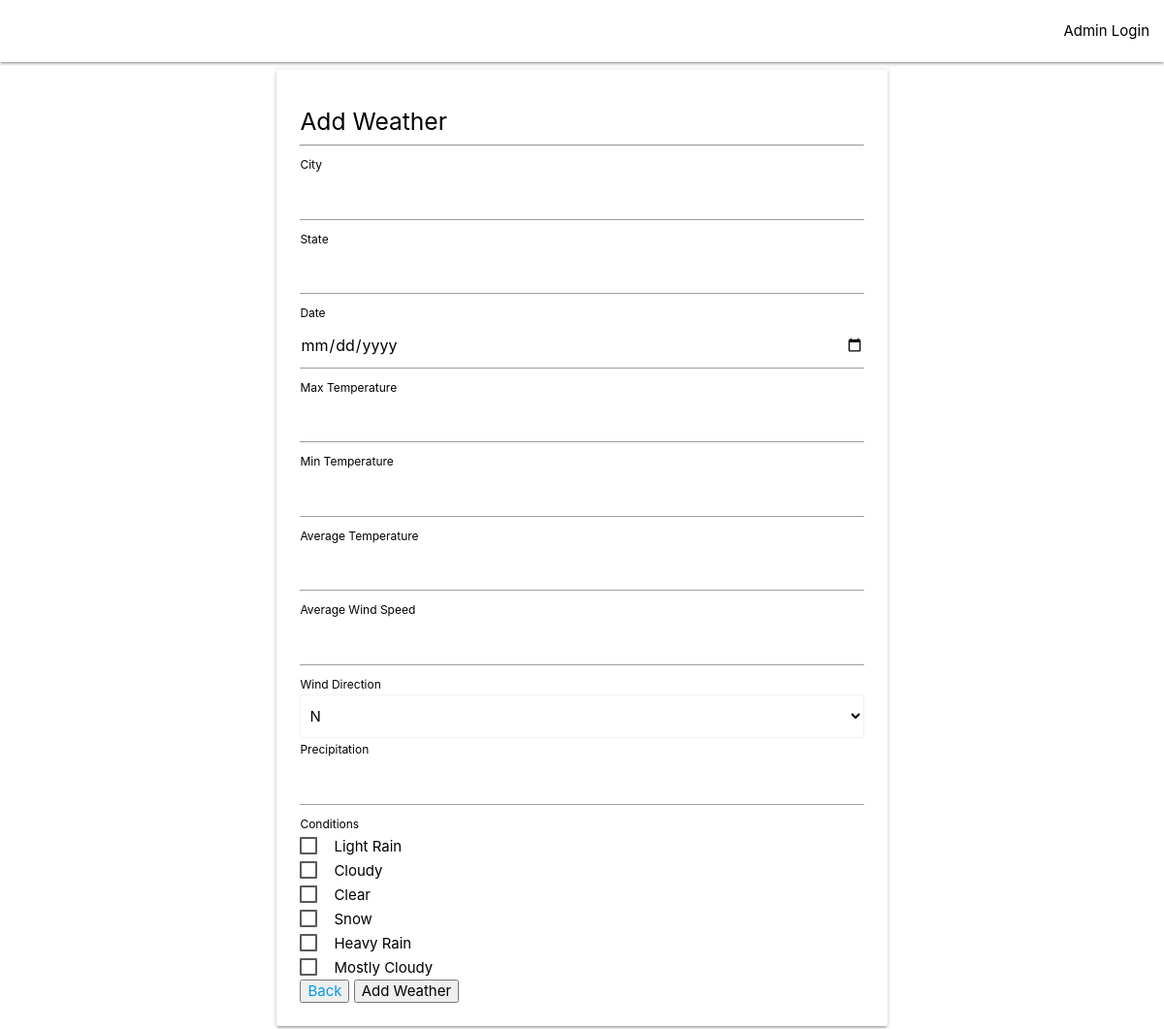
Screenshot of /addWeather.php with the database file from the repository.
### tables this page shows
CREATE TABLE IF NOT EXISTS `conditions` (
  `ConditionID` int(11) NOT NULL AUTO_INCREMENT,
  `ConditionType` varchar(45) NOT NULL,
  PRIMARY KEY (`ConditionID`)
);

### Models/DBFunctions.php (called while the page is built, shortened)
<?php
function GetWindDirections(){
	global $db;
	$query = $db->prepare("SELECT * FROM direction");
	$query->execute();
	$result = $query->fetchall();
	return $result;
}
function GetConditions(){
	global $db;
	$query = $db->prepare("SELECT * FROM conditions");
	$query->execute();
	$result = $query->fetchall();
	return $result;
}
?>

### addWeather.php (the view, shortened to what this page needs)
<?php
	include("Views/header.php");
	include("Models/DBConnect.php");
	include("Models/DBFunctions.php");
	$directions = GetWindDirections();
	$conditions = GetConditions();
 ?>
<div class="row">
	<div class="col s12 m10 offset-m1">
		<div class="col s12 m8 offset-m2">
			<div class="card white">
				<div class="card-content black-text">
					<h5>Add Weather</h5>
					<hr />
					<form action="createWeather.php" method="post">
						<label class="black-text">City</label>
						<input type="text" name="City" required />
						<label class="black-text">State</label>
						<input type="text" name="State" required />
						<label class="black-text">Date</label>
						<input type="date" name="Date" required />
						<label class="black-text">Max Temperature</label>
						<input type="number" name="MaxTemp" required />
						<label class="black-text">Min Temperature</label>
						<input type="number" name="MinTemp" required />
						<label class="black-text">Average Temperature</label>
						<input type="number" name="AverageTemp" required />
						<label class="black-text">Average Wind Speed</label>
						<input type="number" name="AverageWindSpeed" required />
						<label class="black-text">Wind Direction</label>
						<select name="WindDirection" class="browser-default">
							<?php foreach($directions as $direction): ?>
								<option value="<?php echo $direction['DirectionID']; ?>"><?php echo $direction['Direction']; ?></option>
							<?php endforeach; ?>
						</select>
						<label class="black-text">Precipitation</label>
						<input type="number" name="Precipitation" required />
						<label class="black-text">Conditions</label>
						<br/>
						<?php foreach($conditions as $condition): ?>
							<label class="black-text">
								<span><?php echo $condition['ConditionType'] ?></span>
							</label>
							<br />
						<?php endforeach; ?>
						<button><a href="index.php">Back</a></button>
						<input type="submit" value="Add Weather" />
					</form>
				</div>
			</div>
		</div>
	</div>
</div>
<?php include("Views/footer.php"); ?>

### Views/header.php (shortened to what this page needs)
<!DOCTYPE html>
<html>
	<head>
	<link rel="stylesheet" type="text/css" href="css\materialize.css">
	</head>
	<body>
		<nav class="white">
			<div class="nav-wrapper">
				<?php if(isset($_SESSION["Admin"])): ?>
					<ul class="left hide-on-med-and-down">
						<li ><a href="addWeather.php" class="black-text">Add Weather</a></li>
					</ul>
					<ul class="right hide-on-med-and-down">
						<li ><a href="logout.php" class="black-text">Logout</a></li>
					</ul>
				<?php else: ?>
					<ul class="right hide-on-med-and-down">
						<li ><a href="login.php" class="black-text">Admin Login</a></li>
					</ul>
				<?php endif; ?>
			</div>
		</nav>
		<main>

### Views/footer.php (shortened to what this page needs)
</main>
	</body>
</html>

### rows the page displays
conditions: ConditionType "Light Rain"
conditions: ConditionType "Cloudy"
conditions: ConditionType "Clear"
conditions: ConditionType "Snow"
conditions: ConditionType "Heavy Rain"
conditions: ConditionType "Mostly Cloudy"

### other values shown
form field WindDirection "N"
